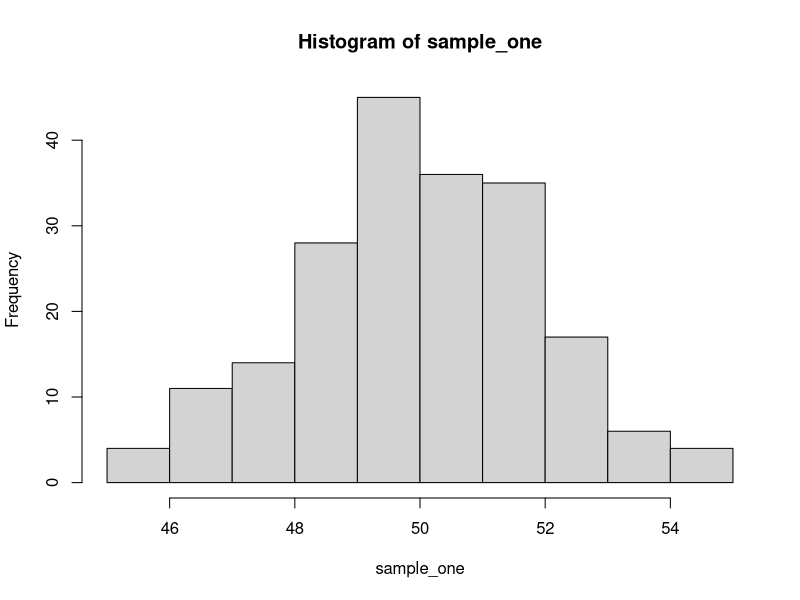
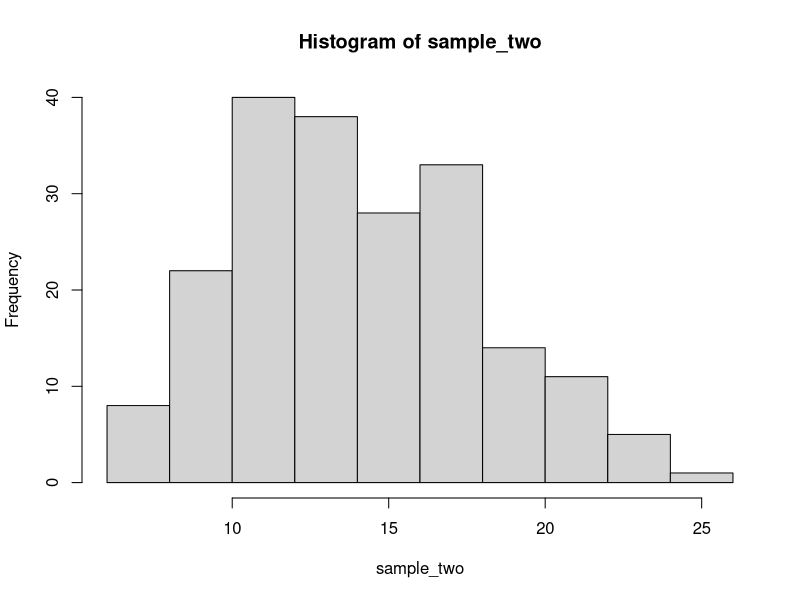

The R script that drew these images, in order:
## ---- chunk 1
sample_one <- rnorm(200, mean = 50, sd = 2) #making an arbitrary data set with the rnorm function to ensure normalcy
head(sample_one) #first 6 rows of our new data set
hist(sample_one) #visualizing the normal distribution with a histogram
## ---- chunk 2
sample_two <- rpois(200, 15)
head(sample_two)
hist(sample_two)
